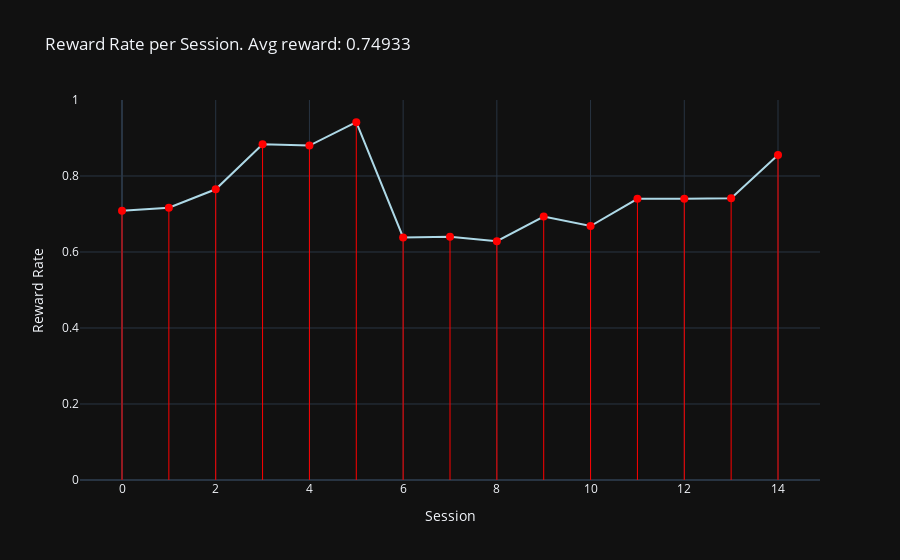
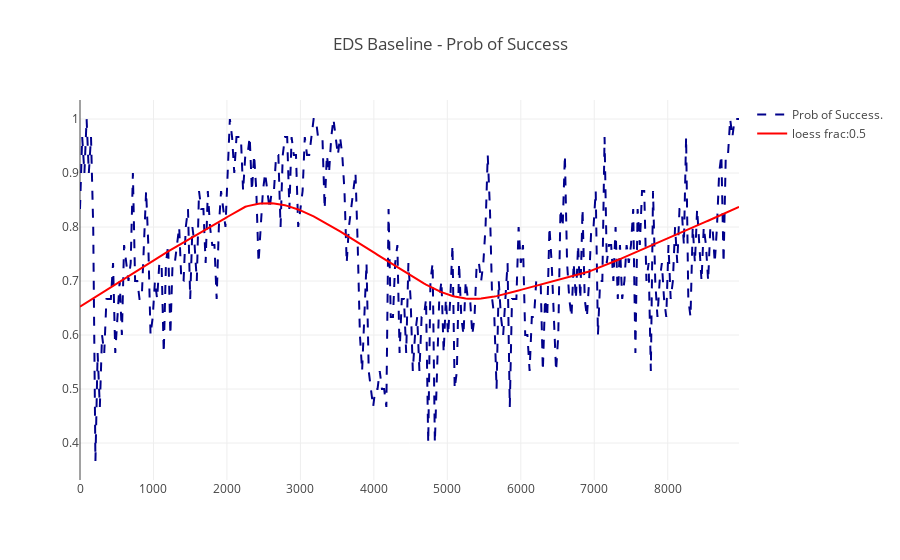

The notebook cell saved with these charts, in order:
### Markdown cell above
---
# 5. Instantiate: Run Data Quality Checks
----

### Code cell
run_data_quality_check(_experiment=(422, 'EDS', None), experiment_class='rat_experiment')

### Figure 1 — Plotly figure (JSON) as saved in the notebook; plotly's stock layout.template omitted (floating-point values rounded to 4 significant figures)
{"data": [{"marker": {"color": "lightblue", "size": 2}, "mode": "lines+markers", "type": "scatter", "x": [0, 1, 2, 3, 4, 5, 6, 7, 8, 9, 10, 11, 12, 13, 14], "y": [0.7083, 0.7167, 0.765, 0.8833, 0.88, 0.9417, 0.6383, 0.64, 0.6283, 0.6933, 0.6683, 0.74, 0.74, 0.7417, 0.855]}, {"marker": {"color": "red", "size": 8}, "mode": "markers", "type": "scatter", "x": [0, 1, 2, 3, 4, 5, 6, 7, 8, 9, 10, 11, 12, 13, 14], "y": [0.7083, 0.7167, 0.765, 0.8833, 0.88, 0.9417, 0.6383, 0.64, 0.6283, 0.6933, 0.6683, 0.74, 0.74, 0.7417, 0.855]}], "layout": {"shapes": [{"line": {"color": "red", "width": 1}, "type": "line", "x0": 0, "x1": 0, "y0": 0, "y1": 0.7083}, {"line": {"color": "red", "width": 1}, "type": "line", "x0": 1, "x1": 1, "y0": 0, "y1": 0.7167}, {"line": {"color": "red", "width": 1}, "type": "line", "x0": 2, "x1": 2, "y0": 0, "y1": 0.765}, {"line": {"color": "red", "width": 1}, "type": "line", "x0": 3, "x1": 3, "y0": 0, "y1": 0.8833}, {"line": {"color": "red", "width": 1}, "type": "line", "x0": 4, "x1": 4, "y0": 0, "y1": 0.88}, {"line": {"color": "red", "width": 1}, "type": "line", "x0": 5, "x1": 5, "y0": 0, "y1": 0.9417}, {"line": {"color": "red", "width": 1}, "type": "line", "x0": 6, "x1": 6, "y0": 0, "y1": 0.6383}, {"line": {"color": "red", "width": 1}, "type": "line", "x0": 7, "x1": 7, "y0": 0, "y1": 0.64}, {"line": {"color": "red", "width": 1}, "type": "line", "x0": 8, "x1": 8, "y0": 0, "y1": 0.6283}, {"line": {"color": "red", "width": 1}, "type": "line", "x0": 9, "x1": 9, "y0": 0, "y1": 0.6933}, {"line": {"color": "red", "width": 1}, "type": "line", "x0": 10, "x1": 10, "y0": 0, "y1": 0.6683}, {"line": {"color": "red", "width": 1}, "type": "line", "x0": 11, "x1": 11, "y0": 0, "y1": 0.74}, {"line": {"color": "red", "width": 1}, "type": "line", "x0": 12, "x1": 12, "y0": 0, "y1": 0.74}, {"line": {"color": "red", "width": 1}, "type": "line", "x0": 13, "x1": 13, "y0": 0, "y1": 0.7417}, {"line": {"color": "red", "width": 1}, "type": "line", "x0": 14, "x1": 14, "y0": 0, "y1": 0.855}], "showlegend": false, "title": {"text": "Reward Rate per Session. Avg reward: 0.74933"}, "xaxis": {"title": {"text": "Session"}}, "yaxis": {"range": [0, 1], "title": {"text": "Reward Rate"}}}}

### Figure 2 — Plotly figure (JSON) as saved in the notebook; plotly's stock layout.template omitted (floating-point values rounded to 4 significant figures; data arrays with more than 128 entries replaced by an {"elided": "..."} marker saying what was removed)
{"data": [{"line": {"color": "darkblue", "dash": "dash"}, "mode": "lines", "name": "Prob of Success.", "type": "scatter", "x": {"elided": "300 int values"}, "y": {"elided": "300 float values"}}, {"line": {"color": "red"}, "mode": "lines", "name": "loess frac:0.5", "type": "scatter", "x": {"elided": "300 int values"}, "y": {"elided": "300 float values"}}], "layout": {"title": {"text": "EDS Baseline - Prob of Success"}}}
